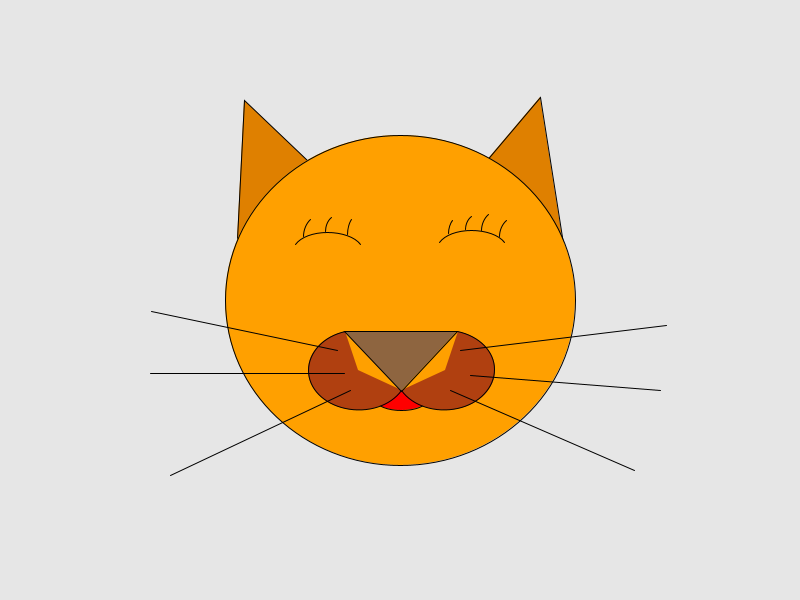
Frame 1 (no input)
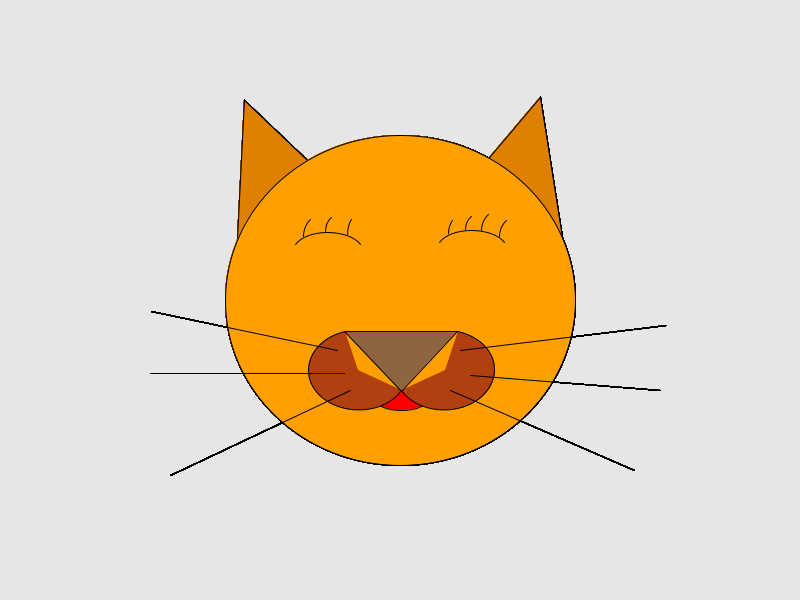
Frame 60 (the mouse pressed at the canvas centre just before this capture)
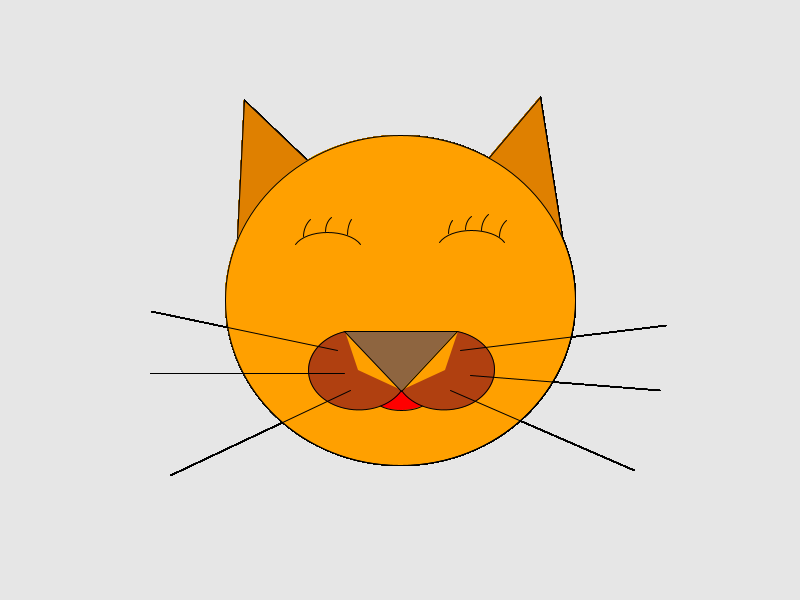
Frame 120 (the mouse held since frame 60 and released just before this capture)

The Processing sketch that drew these frames (run headless with seeded random() and noise(); from frame 60 on, the mouse is pressed at the canvas centre):

// Processing sketch: processing_116489
// ── processing_116489.pde

/* Autor: Sergi Garcia Calero - 1o ASIX C.E.Roca - 20/10/2013

Processing1: Primer ejercicio de processing para clase de PB.
-Objetivo: Dibujar una cara con un sentimiento visible.
-Precondicion: Sólo se pueden usar las instrucciones vistas
en clase, asi como las "2D Primitives" de Processing.org

*/


void setup(){
  size(800, 600); //Tamaño del "Lienzo"
  background(230, 230, 230); //Fondo
}

void draw(){
  //Orejas
  fill(#DF8000);
  triangle(237, 239, 308, 161, 244, 100); 
  triangle(540,97,485,162,565,256); 
  fill(#FFFFFF);
  //Base
  fill(#FFA000);
  ellipse (400, 300, 350, 330);
  fill(#FFFFFF);
  //Puntero para edición
  println(mouseX + ", " + mouseY);
  //Cejas_D
  noFill();
  arc(519, 236, 40, 40, PI, PI+QUARTER_PI*1.1);
  arc(501, 230, 40, 40, PI, PI+QUARTER_PI*1.1);
  arc(480, 229, 30, 30, PI, PI+QUARTER_PI*1.2);
  arc(456, 233, 15, 30, PI, PI+QUARTER_PI*1.3);
  //Cejas_I
  arc(323, 236, 40, 43, PI, PI+QUARTER_PI*1.1);
  arc(340, 231, 30, 33, PI, PI+QUARTER_PI*1.2);
  arc(355, 234, 15, 33, PI, PI+QUARTER_PI*1.3);
  //Ojos
  arc(472,250,70,40,PI+PI/8,2*PI-PI/8);
  arc(328,252,70,40,PI+PI/8,2*PI-PI/8);
   //Boca
  fill(#FF0000);
  arc(401,400,50,20,0, 2*PI);
  fill(#FFFFFF);
  //Mofletes
  fill(#B04010);
  arc(445,370,100,80,-HALF_PI/1.2,PI/1.2);
  arc(358,370,100,80,HALF_PI/3,PI+HALF_PI/1.2);
  fill(#FFFFFF);
  //Nariz
  fill(#8E6540);
  triangle(401,391,457,331,344,331);
  fill(#FFFFFF);
  //Pelos
  line(337,350,151,311);
  line(350,390,170,475);
  line(344,373,150,373);
  line(460,350,666,325);
  line(470,375,660,390);
  line(450,390,634,470);
}
